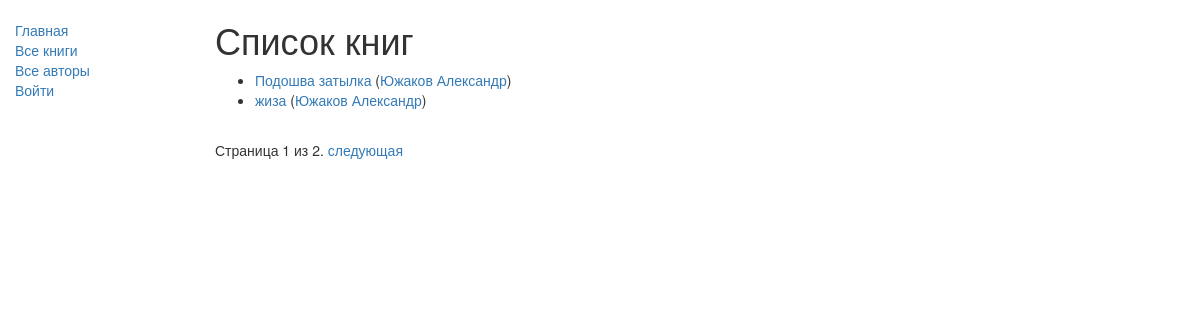
Before: /catalog/books/ with the older database file.
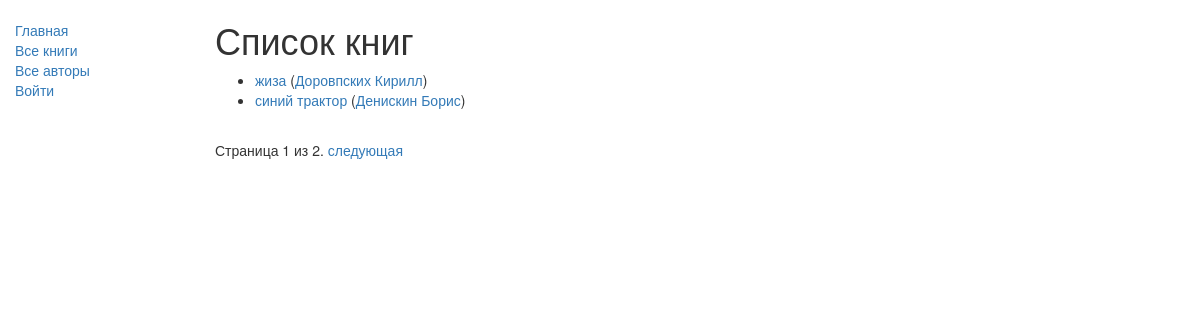
After: the same page with the newer database file.
### catalog/models.py (models this page shows, shortened)
class Book(models.Model):
    DoesNotExist = None
    objects = None
    title = models.CharField(max_length=200)
    author = models.ForeignKey('Author', on_delete=models.SET_NULL, null=True)
    summary = models.TextField(max_length=1000, help_text="Введите краткое описание книги")
    isbn = models.CharField('ISBN',max_length=13, help_text='13 Символов <a href="https://www.isbn-international.org/content/what-isbn">ISBN номер</a>')
    genre = models.ManyToManyField('Genre', help_text="Выберите жанр для этой книги")
    def get_absolute_url(self):
        return reverse('book-detail', args=[str(self.id)])
    def display_genre(self):
        """
        Creates a string for the Genre. This is required to display genre in Admin.
        """
        return ', '.join([ genre.name for genre in self.genre.all()[:3] ])
    display_genre.short_description = 'Genre'

class Author(models.Model):
    first_name = models.CharField(max_length=100)
    last_name = models.CharField(max_length=100)
    date_of_birth = models.DateField(null=True, blank=True)
    date_of_death = models.DateField('Died', null=True, blank=True)
    def get_absolute_url(self):
        return reverse('author-detail', args=[str(self.id)])
    def __str__(self):
        return f'{self.last_name} {self.first_name}'

### catalog/views.py (the view)
class BookListView(generic.ListView):
    model = Book
    paginate_by = 2
    def get_queryset(self):
        return Book.objects.order_by('author')

### catalog/templates/catalog/book_list.html
{% extends "base_generic.html" %}
{% block content %}
    <h1>Список книг</h1>
    {% if book_list %}
    <ul>
      {% for book in book_list %}
      <li>
        <a href="{{ book.get_absolute_url }}">{{ book.title }}</a> (<a href="{{ book.author.get_absolute_url }}">{{ book.author }}</a>)
      </li>
      {% endfor %}
    </ul>
    {% else %}
      <p>Пока в библиотеке нет книг.</p>
    {% endif %}
{% endblock %}

Changed rows visible on the page:
no longer on this page (row edited): Book: title "Подошва затылка", author "Южаков Александр"
changed Book "жиза": author "Южаков Александр" → "Доровпских Кирилл"
now on this page (row edited): Book: title "синий трактор", author "Денискин Борис"
